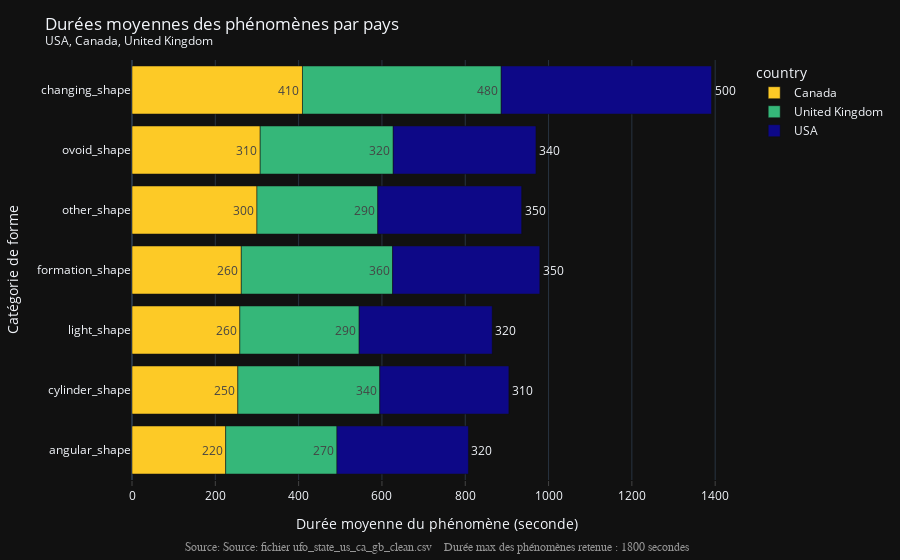

The cell this chart's notebook holds for it:
### Code cell
# Graph
fig = px.bar(df_cat_ufo_sec_mean_country,
             y='cat_UFO_shape',
             x='mean_length_of_encounter_seconds',
             text='mean_length_of_encounter_seconds',
             labels={'mean_length_of_encounter_seconds': 'Durée moyenne du phénomène (seconde)',
                     'cat_UFO_shape': 'Catégorie de forme'},
             color='country',
             color_discrete_sequence=colors,
             template=TEMPLATE)

# Text
fig.update_traces(texttemplate='%{text:.2s}',
                  textposition='outside')

fig.update_layout(title='Durées moyennes des phénomènes par pays<br><sup>USA, Canada, United Kingdom</sup>',
                  showlegend=True)

fig.update_xaxes(showgrid=True, ticks="outside")

# Annotations
annotations = []

# Source
annotations.append(dict(xref='paper', yref='paper', x=0.5, y=-0.14,
                        xanchor='center', yanchor='top',
                        text='Source: Source: fichier ufo_state_us_ca_gb_clean.csv  ' +
                        '  Durée max des phénomènes retenue : 1800 secondes',
                        font=dict(family='Arial',
                                  size=12,
                                  color='rgb(150,150,150)'),
                        showarrow=False))

fig.update_layout(annotations=annotations)
# , barmode='group' pour afficher en col chaque pays

fig.show()

### Figure 1 — Plotly figure (JSON) as saved in the notebook; plotly's stock layout.template omitted (floating-point values rounded to 4 significant figures)
{"data": [{"alignmentgroup": "True", "hovertemplate": "country=Canada<br>Durée moyenne du phénomène (seconde)=%{text}<br>Catégorie de forme=%{y}<extra></extra>", "legendgroup": "Canada", "marker": {"color": "#fdca26"}, "name": "Canada", "offsetgroup": "Canada", "orientation": "h", "showlegend": true, "text": [224.9, 254.1, 258.9, 262.4, 299.9, 307.8, 409.2], "textposition": "outside", "texttemplate": "%{text:.2s}", "type": "bar", "x": [224.9, 254.1, 258.9, 262.4, 299.9, 307.8, 409.2], "xaxis": "x", "y": ["angular_shape", "cylinder_shape", "light_shape", "formation_shape", "other_shape", "ovoid_shape", "changing_shape"], "yaxis": "y"}, {"alignmentgroup": "True", "hovertemplate": "country=United Kingdom<br>Durée moyenne du phénomène (seconde)=%{text}<br>Catégorie de forme=%{y}<extra></extra>", "legendgroup": "United Kingdom", "marker": {"color": "#35b779"}, "name": "United Kingdom", "offsetgroup": "United Kingdom", "orientation": "h", "showlegend": true, "text": [267.2, 286.4, 290.1, 319.4, 340.8, 363.3, 477.1], "textposition": "outside", "texttemplate": "%{text:.2s}", "type": "bar", "x": [267.2, 286.4, 290.1, 319.4, 340.8, 363.3, 477.1], "xaxis": "x", "y": ["angular_shape", "light_shape", "other_shape", "ovoid_shape", "cylinder_shape", "formation_shape", "changing_shape"], "yaxis": "y"}, {"alignmentgroup": "True", "hovertemplate": "country=USA<br>Durée moyenne du phénomène (seconde)=%{text}<br>Catégorie de forme=%{y}<extra></extra>", "legendgroup": "USA", "marker": {"color": "#0d0887"}, "name": "USA", "offsetgroup": "USA", "orientation": "h", "showlegend": true, "text": [309.8, 315.6, 319.4, 342.6, 345.4, 353.3, 504.8], "textposition": "outside", "texttemplate": "%{text:.2s}", "type": "bar", "x": [309.8, 315.6, 319.4, 342.6, 345.4, 353.3, 504.8], "xaxis": "x", "y": ["cylinder_shape", "angular_shape", "light_shape", "ovoid_shape", "other_shape", "formation_shape", "changing_shape"], "yaxis": "y"}], "layout": {"annotations": [{"font": {"color": "rgb(150,150,150)", "family": "Arial", "size": 12}, "showarrow": false, "text": "Source: Source: fichier ufo_state_us_ca_gb_clean.csv    Durée max des phénomènes retenue : 1800 secondes", "x": 0.5, "xanchor": "center", "xref": "paper", "y": -0.14, "yanchor": "top", "yref": "paper"}], "barmode": "relative", "legend": {"title": {"text": "country"}, "tracegroupgap": 0}, "margin": {"t": 60}, "showlegend": true, "title": {"text": "Durées moyennes des phénomènes par pays<br><sup>USA, Canada, United Kingdom</sup>"}, "xaxis": {"anchor": "y", "domain": [0, 1], "showgrid": true, "ticks": "outside", "title": {"text": "Durée moyenne du phénomène (seconde)"}}, "yaxis": {"anchor": "x", "domain": [0, 1], "title": {"text": "Catégorie de forme"}}}}
